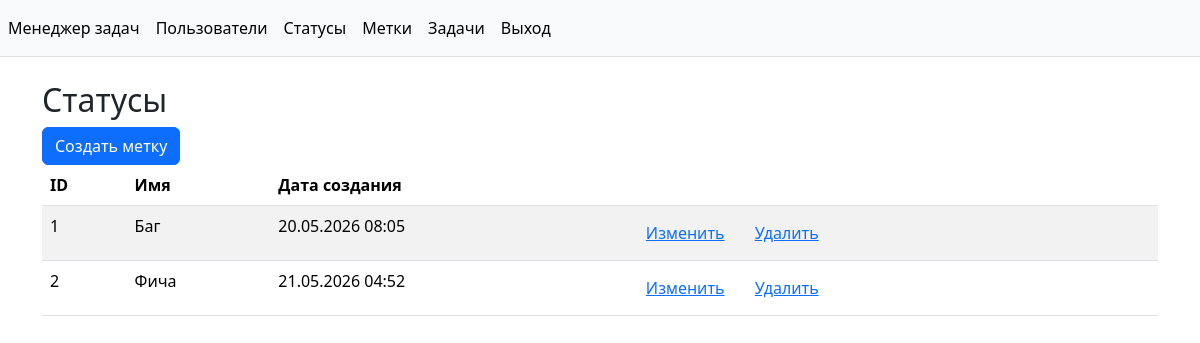
Page /labels/ (signed in) on the committed database.
### task_manager/labels/models.py (models this page shows, shortened)
class Label(models.Model):
    name = models.CharField(
        max_length=100,
        unique=True,
        verbose_name='Имя',
        error_messages={
            'unique': 'Метка с таким именем уже существует',
        }
    )
    created_at = models.DateTimeField(
        auto_now_add=True,
        verbose_name='Дата создания')

### task_manager/labels/views.py (the view)
# urls.py: path('', views.LabelListView.as_view(), name='labels_list'),
class LabelListView(LoginRequiredMixin, View):
    def get(self, request, *args, **kwargs):
        labels = Label.objects.all()
        return render(
            request,
            'labels/list.html',
            context={
                'labels': labels
            }
        )

### task_manager/labels/templates/labels/list.html
{% extends 'base.html' %}
{% load django_bootstrap5 %}
{% block content %}
<div class="container mt-4">
    <h2>Статусы</h2>
    <a href="{% url 'labels_create' %}" class="btn btn-primary">Создать метку</a>
    <table class="table table-striped">
        <thead>
            <tr>
                <th>ID</th>
                <th>Имя</th>
                <th>Дата создания</th>
                <th></th>
            </tr>
        </thead>
        <tbody>
            {% for label in labels %}
            <tr>
                <td>{{label.id}}</td>
                <td>{{label.name}}</td>
                <td>{{label.created_at|date:"d.m.Y H:i"}}</td>
                <td>
                    <a href="{% url 'labels_update' label.id %}" class="btn btn-link btn-primary">Изменить</a>
                    <a href="{% url 'labels_delete' label.id %}" class="btn btn-link btn-primary">Удалить</a>
                </td>
            </tr>
            {% endfor %}
        </tbody>
    </table>
{% endblock %}

### rows in the picture
Label: id "1", name "Баг", created_at "20.05.2026 08:05"
Label: id "2", name "Фича", created_at "21.05.2026 04:52"
